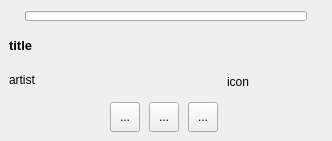
<?xml version="1.0" encoding="UTF-8"?>
<ui version="4.0">
 <class>MediaFlyout</class>
 <widget class="QWidget" name="MediaFlyout">
  <property name="geometry">
   <rect>
    <x>0</x>
    <y>0</y>
    <width>332</width>
    <height>141</height>
   </rect>
  </property>
  <property name="windowTitle">
   <string>Form</string>
  </property>
  <layout class="QGridLayout" name="gridLayout">
   <property name="leftMargin">
    <number>9</number>
   </property>
   <property name="topMargin">
    <number>9</number>
   </property>
   <property name="rightMargin">
    <number>9</number>
   </property>
   <property name="bottomMargin">
    <number>9</number>
   </property>
   <property name="spacing">
    <number>9</number>
   </property>
   <item row="1" column="2">
    <spacer name="horizontalSpacer_2">
     <property name="orientation">
      <enum>Qt::Orientation::Horizontal</enum>
     </property>
     <property name="sizeHint" stdset="0">
      <size>
       <width>40</width>
       <height>20</height>
      </size>
     </property>
    </spacer>
   </item>
   <item row="1" column="3" rowspan="3">
    <widget class="QLabel" name="icon">
     <property name="minimumSize">
      <size>
       <width>96</width>
       <height>96</height>
      </size>
     </property>
     <property name="text">
      <string>icon</string>
     </property>
    </widget>
   </item>
   <item row="2" column="0" colspan="2">
    <widget class="QLabel" name="artist">
     <property name="text">
      <string>artist</string>
     </property>
    </widget>
   </item>
   <item row="1" column="0" colspan="2">
    <widget class="QLabel" name="title">
     <property name="sizePolicy">
      <sizepolicy hsizetype="Preferred" vsizetype="Preferred">
       <horstretch>0</horstretch>
       <verstretch>0</verstretch>
      </sizepolicy>
     </property>
     <property name="minimumSize">
      <size>
       <width>200</width>
       <height>0</height>
      </size>
     </property>
     <property name="font">
      <font>
       <pointsize>10</pointsize>
       <bold>true</bold>
      </font>
     </property>
     <property name="text">
      <string>title</string>
     </property>
     <property name="wordWrap">
      <bool>true</bool>
     </property>
    </widget>
   </item>
   <item row="3" column="0" colspan="3">
    <layout class="QGridLayout" name="gridLayout_2">
     <item row="0" column="0">
      <spacer name="horizontalSpacer">
       <property name="orientation">
        <enum>Qt::Orientation::Horizontal</enum>
       </property>
       <property name="sizeHint" stdset="0">
        <size>
         <width>40</width>
         <height>20</height>
        </size>
       </property>
      </spacer>
     </item>
     <item row="0" column="1">
      <widget class="QToolButton" name="prev">
       <property name="minimumSize">
        <size>
         <width>30</width>
         <height>30</height>
        </size>
       </property>
       <property name="maximumSize">
        <size>
         <width>30</width>
         <height>30</height>
        </size>
       </property>
       <property name="text">
        <string>...</string>
       </property>
      </widget>
     </item>
     <item row="0" column="2">
      <widget class="QToolButton" name="pause">
       <property name="minimumSize">
        <size>
         <width>30</width>
         <height>30</height>
        </size>
       </property>
       <property name="maximumSize">
        <size>
         <width>30</width>
         <height>30</height>
        </size>
       </property>
       <property name="text">
        <string>...</string>
       </property>
      </widget>
     </item>
     <item row="0" column="3">
      <widget class="QToolButton" name="next">
       <property name="minimumSize">
        <size>
         <width>30</width>
         <height>30</height>
        </size>
       </property>
       <property name="maximumSize">
        <size>
         <width>30</width>
         <height>30</height>
        </size>
       </property>
       <property name="text">
        <string>...</string>
       </property>
      </widget>
     </item>
    </layout>
   </item>
   <item row="0" column="0" colspan="4">
    <layout class="QGridLayout" name="gridLayout_3">
     <item row="0" column="0">
      <widget class="QLabel" name="currentTime">
       <property name="text">
        <string/>
       </property>
      </widget>
     </item>
     <item row="0" column="1">
      <widget class="QProgressBar" name="progressBar">
       <property name="maximumSize">
        <size>
         <width>16777215</width>
         <height>10</height>
        </size>
       </property>
       <property name="value">
        <number>0</number>
       </property>
       <property name="textVisible">
        <bool>false</bool>
       </property>
      </widget>
     </item>
     <item row="0" column="2">
      <widget class="QLabel" name="totalTime">
       <property name="text">
        <string/>
       </property>
      </widget>
     </item>
    </layout>
   </item>
  </layout>
 </widget>
 <resources/>
 <connections/>
</ui>
